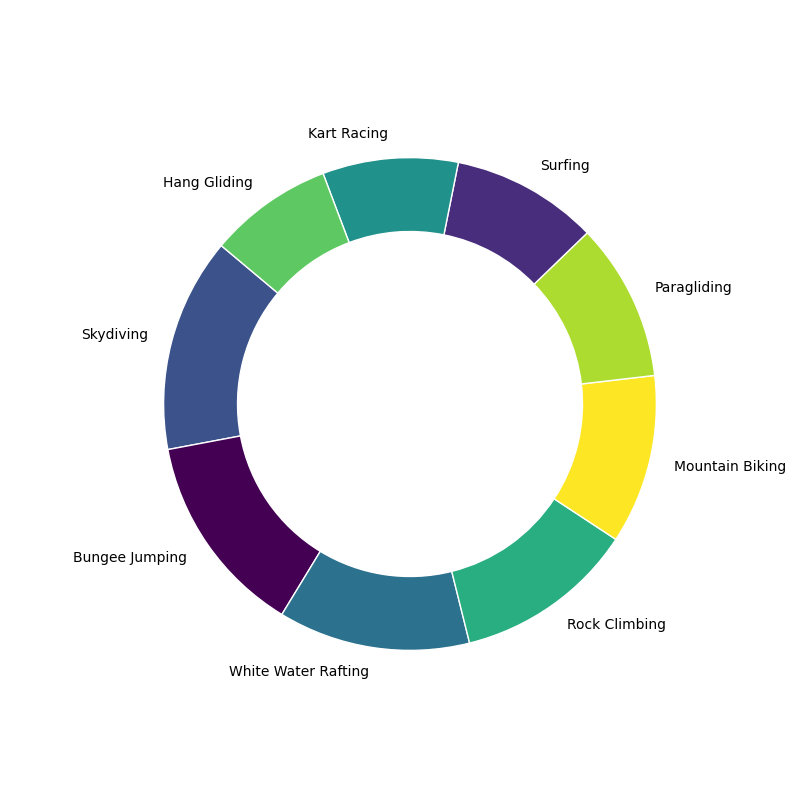

Here is the Python script that generated this plot:
import matplotlib.pyplot as plt
import numpy as np

sports = [
    "Skydiving", "Bungee Jumping", "White Water Rafting",
    "Rock Climbing", "Mountain Biking", "Paragliding",
    "Surfing", "Kart Racing", "Hang Gliding"
]
adrenaline_levels = [95, 90, 85, 80, 75, 70, 65, 60, 55]

plt.figure(figsize=(8, 8))
colors = plt.cm.viridis(np.linspace(0, 1, len(sports)))

# Shuffle colors by manually rearranging the index for the colors array
shuffled_colors = [colors[2], colors[0], colors[3], colors[5], colors[8], colors[7], colors[1], colors[4], colors[6]]

# Create a pie chart and make it a donut
plt.pie(adrenaline_levels, labels=sports, colors=shuffled_colors, startangle=140, wedgeprops=dict(width=0.3, edgecolor='w'))

plt.show()
